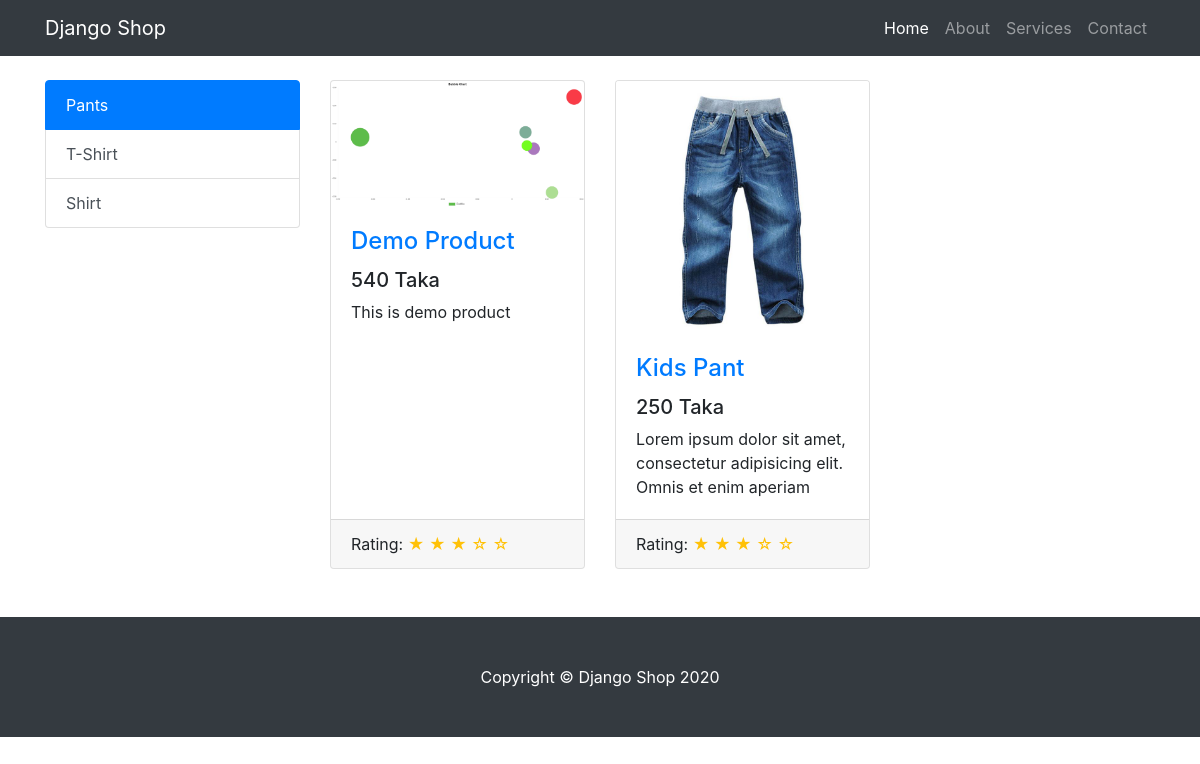
Before: /category/1 with the older database file.
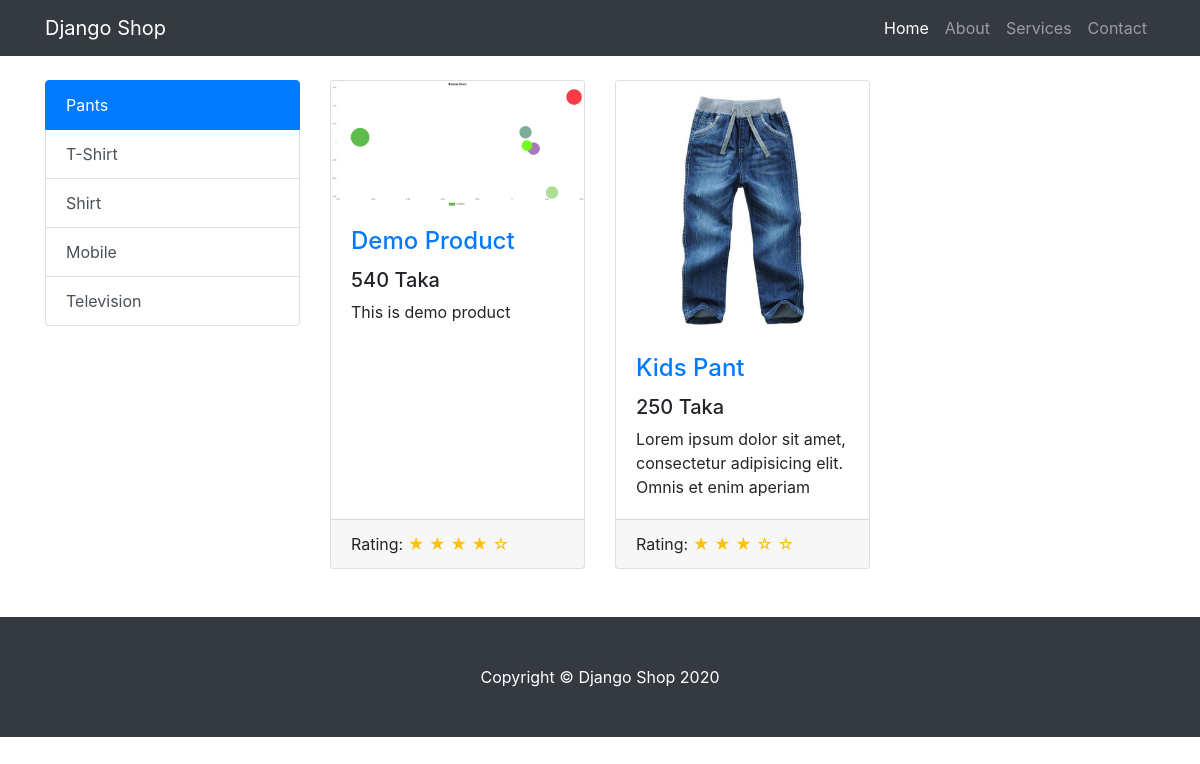
After: the same page with the newer database file.
### shop/models.py (models this page shows, shortened)
class ProductCategory(models.Model):
    category_name = models.CharField(max_length=100)

class Product(models.Model):
    product_name = models.CharField(max_length=260)
    product_price = models.IntegerField()
    product_description = models.TextField()
    product_picture = models.ImageField(upload_to='product_pictures', default='default-product.jpg')
    categories = models.ManyToManyField(ProductCategory)

### shop/views.py (the view)
# urls.py: path('category/<int:pk>', views.shop_category, name="shop_category"),
def shop_category(request, pk):
    categories = ProductCategory.objects.all()
    category = ProductCategory.objects.get(id=pk)
    products = Product.objects.filter(categories=category).order_by('-id').all()
    reviews_list = []
    for product in products:
        review_star = 0
        count = 0
        reviews = product.productreview_set.all()
        for review in reviews:
            review_star += review.review_score
        if reviews.count() != 0:
            review_star = review_star / reviews.count()
        reviews_list.append(review_star)
    product_review_dict = dict(zip(products, reviews_list))
    context = {
        'products': products,
        'product_review_dict': product_review_dict,
        'categories': categories,
        'current_category': category,
        'title': category.category_name
    }
    return render(request, template_name="shop/shop_category.html", context=context)

### shop/templates/shop/shop_category.html (shortened to what this page needs)
{% extends 'shop/base.html' %}
{% load static %}
{% block content %}
<div class="container">
	<div class="row">
		<div class="col-lg-3 my-4">
			<div class="list-group">
                {% for category in categories %}
                    {% if category.id == current_category.id %}
                        <a href="{% url 'shop_category' category.id %}"
                            class="list-group-item list-group-item-action active">{{ category.category_name }}</a>
                    {% else %}
                        <a href="{% url 'shop_category' category.id %}"
                            class="list-group-item list-group-item-action">{{ category.category_name }}</a>
                    {% endif %}
				{% endfor %}
			</div>
		</div>
		<div class="col-lg-9 my-4">
			<div class="row">
				{% if products %}
					{% for product in products %}
					<div class="col-lg-4 col-md-6 mb-4">
						<div class="card h-100">
							<a href="{% url 'shop_item_details' product.id %}"><img class="card-img-top" src="{{ product.product_picture.url }}" alt=""></a>
							<div class="card-body">
								<h4 class="card-title">
									<a href="{% url 'shop_item_details' product.id %}">{{ product.product_name }}</a>
								</h4>
								<h5>{{ product.product_price }} Taka</h5>
								<p class="card-text">{{ product.product_description|slice:":80" }}</p>
							</div>
							<div class="card-footer">
								{% for product_item, review_score in product_review_dict.items %}
									{% if product.id == product_item.id %}
									Rating:
										{% if review_score == 0 or review_score < 1 %}
											<span class="text-warning">&#9734; &#9734; &#9734; &#9734; &#9734;</span>
										{% elif review_score == 1 or review_score < 2 %}
											<span class="text-warning">&#9733; &#9734; &#9734; &#9734; &#9734;</span>
										{% elif review_score == 2 or review_score < 3 %}
											<span class="text-warning">&#9733; &#9733; &#9734; &#9734; &#9734;</span>
										{% elif review_score == 3 or review_score < 4 %}
											<span class="text-warning">&#9733; &#9733; &#9733; &#9734; &#9734;</span>
										{% elif review_score == 4 or review_score < 5 %}
											<span class="text-warning">&#9733; &#9733; &#9733; &#9733; &#9734;</span>
										{% else %}
											<span class="text-warning">&#9733; &#9733; &#9733; &#9733; &#9733;</span>
										{% endif %}
									{% endif %}
								{% endfor %}
							</div>
						</div>
					</div>
					{% endfor %}
				{% else %}
					<h3>No Product Found!</h3>
				{% endif %}
			</div>
		</div>
	</div>
</div>
{% endblock content %}

Changed rows visible on the page:
added ProductCategory: category_name "Mobile"
added ProductCategory: category_name "Television"
computed for Product "Demo Product": text "★ ★ ★ ☆ ☆" → "★ ★ ★ ★ ☆"
